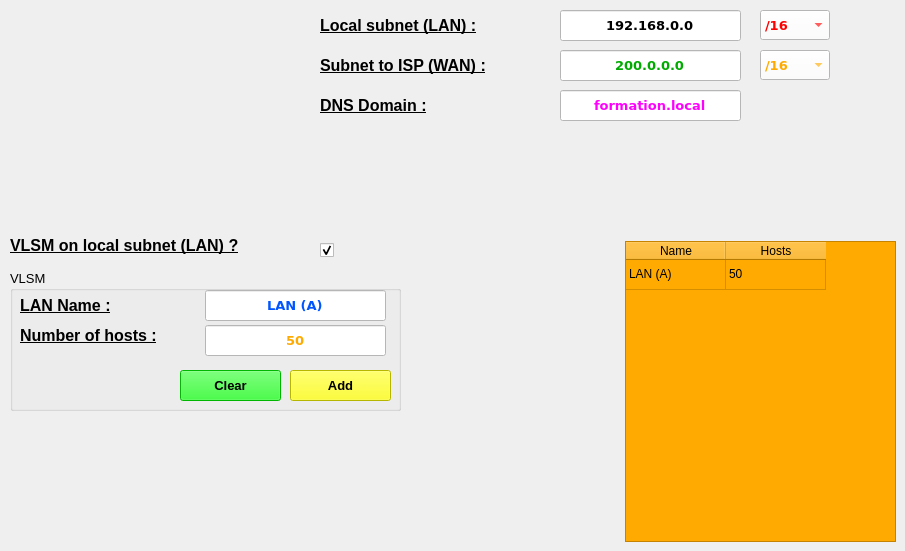
      <widget class="QWidget" name="page_2">
       <widget class="QLabel" name="E_p2_img">
        <property name="geometry">
         <rect>
          <x>0</x>
          <y>0</y>
          <width>311</width>
          <height>221</height>
         </rect>
        </property>
        <property name="styleSheet">
         <string notr="true"/>
        </property>
        <property name="text">
         <string/>
        </property>
        <property name="pixmap">
         <pixmap>../img/schema1-1.png</pixmap>
        </property>
        <property name="scaledContents">
         <bool>true</bool>
        </property>
       </widget>
       <widget class="QLabel" name="E_p2_labelLan">
        <property name="geometry">
         <rect>
          <x>320</x>
          <y>10</y>
          <width>211</width>
          <height>31</height>
         </rect>
        </property>
        <property name="font">
         <font>
          <pointsize>12</pointsize>
          <weight>75</weight>
          <bold>true</bold>
          <underline>true</underline>
         </font>
        </property>
        <property name="text">
         <string>Local subnet (LAN) :</string>
        </property>
       </widget>
       <widget class="QLabel" name="E_p2_labelWan">
        <property name="geometry">
         <rect>
          <x>320</x>
          <y>50</y>
          <width>231</width>
          <height>31</height>
         </rect>
        </property>
        <property name="font">
         <font>
          <pointsize>12</pointsize>
          <weight>75</weight>
          <bold>true</bold>
          <underline>true</underline>
         </font>
        </property>
        <property name="text">
         <string>Subnet to ISP (WAN) :</string>
        </property>
       </widget>
       <widget class="QLabel" name="E_p2_labelDns">
        <property name="geometry">
         <rect>
          <x>320</x>
          <y>90</y>
          <width>141</width>
          <height>31</height>
         </rect>
        </property>
        <property name="font">
         <font>
          <pointsize>12</pointsize>
          <weight>75</weight>
          <bold>true</bold>
          <underline>true</underline>
         </font>
        </property>
        <property name="text">
         <string>DNS Domain :</string>
        </property>
       </widget>
       <widget class="QLabel" name="E_p2_labelVlsm">
        <property name="geometry">
         <rect>
          <x>10</x>
          <y>230</y>
          <width>301</width>
          <height>31</height>
         </rect>
        </property>
        <property name="font">
         <font>
          <pointsize>12</pointsize>
          <weight>75</weight>
          <bold>true</bold>
          <underline>true</underline>
         </font>
        </property>
        <property name="text">
         <string>VLSM on local subnet (LAN) ?</string>
        </property>
       </widget>
       <widget class="QCheckBox" name="E_p2_check">
        <property name="geometry">
         <rect>
          <x>320</x>
          <y>240</y>
          <width>21</width>
          <height>20</height>
         </rect>
        </property>
        <property name="text">
         <string/>
        </property>
        <property name="checked">
         <bool>true</bool>
        </property>
       </widget>
       <widget class="QTableWidget" name="E_p2_table">
        <property name="geometry">
         <rect>
          <x>625</x>
          <y>241</y>
          <width>271</width>
          <height>301</height>
         </rect>
        </property>
        <property name="styleSheet">
         <string notr="true">background-color: rgb(255, 170, 0);</string>
        </property>
        <attribute name="verticalHeaderVisible">
         <bool>false</bool>
        </attribute>
        <row>
         <property name="text">
          <string>New Row</string>
         </property>
        </row>
        <column>
         <property name="text">
          <string>Name</string>
         </property>
        </column>
        <column>
         <property name="text">
          <string>Hosts</string>
         </property>
        </column>
        <item row="0" column="0">
         <property name="text">
          <string>LAN (A)</string>
         </property>
        </item>
        <item row="0" column="1">
         <property name="text">
          <string>50</string>
         </property>
        </item>
       </widget>
       <widget class="QGroupBox" name="E_p2_gb">
        <property name="geometry">
         <rect>
          <x>10</x>
          <y>270</y>
          <width>391</width>
          <height>141</height>
         </rect>
        </property>
        <property name="font">
         <font>
          <pointsize>10</pointsize>
         </font>
        </property>
        <property name="title">
         <string>VLSM</string>
        </property>
        <widget class="QLabel" name="E_p2_gb_labelLan">
         <property name="geometry">
          <rect>
           <x>10</x>
           <y>20</y>
           <width>121</width>
           <height>31</height>
          </rect>
         </property>
         <property name="font">
          <font>
           <pointsize>12</pointsize>
           <weight>75</weight>
           <bold>true</bold>
           <underline>true</underline>
          </font>
         </property>
         <property name="text">
          <string>LAN Name :</string>
         </property>
        </widget>
        <widget class="QLabel" name="E_p2_gb_labelHost">
         <property name="geometry">
          <rect>
           <x>10</x>
           <y>50</y>
           <width>181</width>
           <height>31</height>
          </rect>
         </property>
         <property name="font">
          <font>
           <pointsize>12</pointsize>
           <weight>75</weight>
           <bold>true</bold>
           <underline>true</underline>
          </font>
         </property>
         <property name="text">
          <string>Number of hosts :</string>
         </property>
        </widget>
        <widget class="QPushButton" name="E_p2_gb_add">
         <property name="enabled">
          <bool>true</bool>
         </property>
         <property name="geometry">
          <rect>
           <x>280</x>
           <y>100</y>
           <width>101</width>
           <height>31</height>
          </rect>
         </property>
         <property name="font">
          <font>
           <pointsize>10</pointsize>
           <weight>75</weight>
           <bold>true</bold>
           <underline>false</underline>
          </font>
         </property>
         <property name="styleSheet">
          <string notr="true">background-color: rgb(255, 255, 0);</string>
         </property>
         <property name="text">
          <string>Add</string>
         </property>
        </widget>
        <widget class="QPushButton" name="E_p2_gb_clear">
         <property name="enabled">
          <bool>true</bool>
         </property>
         <property name="geometry">
          <rect>
           <x>170</x>
           <y>100</y>
           <width>101</width>
           <height>31</height>
          </rect>
         </property>
         <property name="font">
          <font>
           <pointsize>10</pointsize>
           <weight>75</weight>
           <bold>true</bold>
           <underline>false</underline>
          </font>
         </property>
         <property name="styleSheet">
          <string notr="true">background-color: rgb(0, 255, 0);</string>
         </property>
         <property name="text">
          <string>Clear</string>
         </property>
        </widget>
        <widget class="QLineEdit" name="E_p2_gb_editLan">
         <property name="geometry">
          <rect>
           <x>195</x>
           <y>20</y>
           <width>181</width>
           <height>31</height>
          </rect>
         </property>
         <property name="sizePolicy">
          <sizepolicy hsizetype="Fixed" vsizetype="Fixed">
           <horstretch>181</horstretch>
           <verstretch>31</verstretch>
          </sizepolicy>
         </property>
         <property name="minimumSize">
          <size>
           <width>180</width>
           <height>31</height>
          </size>
         </property>
         <property name="maximumSize">
          <size>
           <width>181</width>
           <height>31</height>
          </size>
         </property>
         <property name="font">
          <font>
           <family>Verdana</family>
           <pointsize>10</pointsize>
           <weight>75</weight>
           <bold>true</bold>
          </font>
         </property>
         <property name="styleSheet">
          <string notr="true">color: rgb(0, 85, 255);
background-color: rgb(255, 255, 255);</string>
         </property>
         <property name="text">
          <string>LAN (A)</string>
         </property>
         <property name="alignment">
          <set>Qt::AlignCenter</set>
         </property>
         <property name="readOnly">
          <bool>true</bool>
         </property>
        </widget>
        <widget class="QLineEdit" name="E_p2_gb_editHost">
         <property name="geometry">
          <rect>
           <x>195</x>
           <y>55</y>
           <width>181</width>
           <height>31</height>
          </rect>
         </property>
         <property name="sizePolicy">
          <sizepolicy hsizetype="Fixed" vsizetype="Fixed">
           <horstretch>181</horstretch>
           <verstretch>31</verstretch>
          </sizepolicy>
         </property>
         <property name="minimumSize">
          <size>
           <width>180</width>
           <height>31</height>
          </size>
         </property>
         <property name="maximumSize">
          <size>
           <width>181</width>
           <height>31</height>
          </size>
         </property>
         <property name="font">
          <font>
           <family>Verdana</family>
           <pointsize>10</pointsize>
           <weight>75</weight>
           <bold>true</bold>
          </font>
         </property>
         <property name="styleSheet">
          <string notr="true">background-color: rgb(255, 255, 255);
color: rgb(255, 170, 0);</string>
         </property>
         <property name="text">
          <string>50</string>
         </property>
         <property name="alignment">
          <set>Qt::AlignCenter</set>
         </property>
         <property name="readOnly">
          <bool>true</bool>
         </property>
        </widget>
       </widget>
       <widget class="QLineEdit" name="E_p2_editLan">
        <property name="geometry">
         <rect>
          <x>560</x>
          <y>10</y>
          <width>181</width>
          <height>31</height>
         </rect>
        </property>
        <property name="sizePolicy">
         <sizepolicy hsizetype="Fixed" vsizetype="Fixed">
          <horstretch>181</horstretch>
          <verstretch>31</verstretch>
         </sizepolicy>
        </property>
        <property name="minimumSize">
         <size>
          <width>180</width>
          <height>31</height>
         </size>
        </property>
        <property name="maximumSize">
         <size>
          <width>181</width>
          <height>31</height>
         </size>
        </property>
        <property name="font">
         <font>
          <family>Verdana</family>
          <pointsize>10</pointsize>
          <weight>75</weight>
          <bold>true</bold>
         </font>
        </property>
        <property name="styleSheet">
         <string notr="true">background-color: rgb(255, 255, 255);
</string>
        </property>
        <property name="text">
         <string>192.168.0.0</string>
        </property>
        <property name="alignment">
         <set>Qt::AlignCenter</set>
        </property>
        <property name="readOnly">
         <bool>true</bool>
        </property>
       </widget>
       <widget class="QLineEdit" name="E_p2_editWan">
        <property name="geometry">
         <rect>
          <x>560</x>
          <y>50</y>
          <width>181</width>
          <height>31</height>
         </rect>
        </property>
        <property name="sizePolicy">
         <sizepolicy hsizetype="Fixed" vsizetype="Fixed">
          <horstretch>181</horstretch>
          <verstretch>31</verstretch>
         </sizepolicy>
        </property>
        <property name="minimumSize">
         <size>
          <width>180</width>
          <height>31</height>
         </size>
        </property>
        <property name="maximumSize">
         <size>
          <width>181</width>
          <height>31</height>
         </size>
        </property>
        <property name="font">
         <font>
          <family>Verdana</family>
          <pointsize>10</pointsize>
          <weight>75</weight>
          <bold>true</bold>
         </font>
        </property>
        <property name="styleSheet">
         <string notr="true">background-color: rgb(255, 255, 255);
color: rgb(0, 170, 0);</string>
        </property>
        <property name="text">
         <string>200.0.0.0</string>
        </property>
        <property name="alignment">
         <set>Qt::AlignCenter</set>
        </property>
        <property name="readOnly">
         <bool>true</bool>
        </property>
       </widget>
       <widget class="QLineEdit" name="E_p2_editDns">
        <property name="geometry">
         <rect>
          <x>560</x>
          <y>90</y>
          <width>181</width>
          <height>31</height>
         </rect>
        </property>
        <property name="sizePolicy">
         <sizepolicy hsizetype="Fixed" vsizetype="Fixed">
          <horstretch>181</horstretch>
          <verstretch>31</verstretch>
         </sizepolicy>
        </property>
        <property name="minimumSize">
         <size>
          <width>180</width>
          <height>31</height>
         </size>
        </property>
        <property name="maximumSize">
         <size>
          <width>181</width>
          <height>31</height>
         </size>
        </property>
        <property name="font">
         <font>
          <family>Verdana</family>
          <pointsize>10</pointsize>
          <weight>75</weight>
          <bold>true</bold>
         </font>
        </property>
        <property name="styleSheet">
         <string notr="true">background-color: rgb(255, 255, 255);
color: rgb(255, 0, 255);</string>
        </property>
        <property name="text">
         <string>formation.local</string>
        </property>
        <property name="alignment">
         <set>Qt::AlignCenter</set>
        </property>
        <property name="readOnly">
         <bool>true</bool>
        </property>
       </widget>
       <widget class="QComboBox" name="E_p2_comboLan">
        <property name="geometry">
         <rect>
          <x>760</x>
          <y>10</y>
          <width>70</width>
          <height>30</height>
         </rect>
        </property>
        <property name="sizePolicy">
         <sizepolicy hsizetype="Fixed" vsizetype="Fixed">
          <horstretch>70</horstretch>
          <verstretch>30</verstretch>
         </sizepolicy>
        </property>
        <property name="minimumSize">
         <size>
          <width>70</width>
          <height>30</height>
         </size>
        </property>
        <property name="maximumSize">
         <size>
          <width>70</width>
          <height>30</height>
         </size>
        </property>
        <property name="font">
         <font>
          <family>Verdana</family>
          <pointsize>10</pointsize>
          <weight>75</weight>
          <bold>true</bold>
         </font>
        </property>
        <property name="styleSheet">
         <string notr="true">color: rgb(255, 0, 0);
background-color: rgb(255, 255, 255);</string>
        </property>
        <item>
         <property name="text">
          <string>/16</string>
         </property>
        </item>
       </widget>
       <widget class="QComboBox" name="E_p2_comboWan">
        <property name="geometry">
         <rect>
          <x>760</x>
          <y>50</y>
          <width>70</width>
          <height>30</height>
         </rect>
        </property>
        <property name="sizePolicy">
         <sizepolicy hsizetype="Fixed" vsizetype="Fixed">
          <horstretch>70</horstretch>
          <verstretch>30</verstretch>
         </sizepolicy>
        </property>
        <property name="minimumSize">
         <size>
          <width>70</width>
          <height>30</height>
         </size>
        </property>
        <property name="maximumSize">
         <size>
          <width>70</width>
          <height>30</height>
         </size>
        </property>
        <property name="font">
         <font>
          <family>Verdana</family>
          <pointsize>10</pointsize>
          <weight>75</weight>
          <bold>true</bold>
         </font>
        </property>
        <property name="styleSheet">
         <string notr="true">color: rgb(255, 170, 0);
background-color: rgb(255, 255, 255);</string>
        </property>
        <item>
         <property name="text">
          <string>/16</string>
         </property>
        </item>
       </widget>
      </widget>
